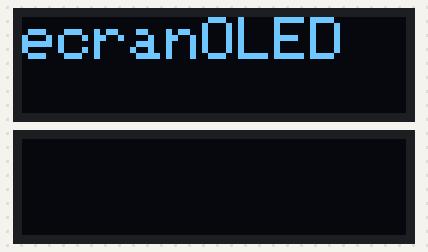
A sketch run on a simulated Arduino Nano, built with avr-gcc and run on an emulated ATmega328P. On the bench: 2 × 128×32 one-colour display.

Above: at 0.1 s.
At 2.1 s:
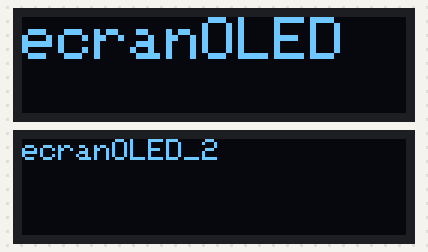

Measured:
- what the display in image 0 shows lasts 2.0 s, from 0.1 s to 2.1 s

The sketch:

arduino-nano_I2C-OLED-display.ino
```cpp
// 2022.04.28 - C.BRESSY
// Testing OLED displays

// I2C working with 7 bits not 8 bits :
//    - 0x27 = 00100111 => 7bits : 0010011 => 0x13
//    - 0x3f = 00111111 => 7bits : 0011111 => 0x1F
// Mine is 0x3C, you can use I2C finder on same repo : https://github.com/imapanda/arduino-nano/blob/main/arduino-nano_I2C-scanner/arduino-nano_I2C-scanner.ino

// 2 libraries available :
// - « U8G2 » from Olikraus : complete but hard
// - « SSD1306 » from Adafruit : easy

#include <Adafruit_SSD1306.h>


#define SCREEN_WIDTH        128
#define SCREEN_HEIGHT        32
#define SCREEN_RESET_PIN     -1 // -1 if your screen doesn't have reset pin
#define SCREEN_I2C_ADDRESS 0x3C
//#define SCREEN_I2C_ADDRESS 0x3D

// &Wire => includes library « Wire » in instanciation, indicates we are working on « I2C » OLED
Adafruit_SSD1306 ecranOLED(SCREEN_WIDTH, SCREEN_HEIGHT, &Wire, SCREEN_RESET_PIN);
Adafruit_SSD1306 ecranOLED_2(SCREEN_WIDTH, SCREEN_HEIGHT, &Wire, SCREEN_RESET_PIN);

// 3 colors available in Adafruit_SSD1306.h
#define SSD1306_BLACK 0             // Draw 'off' pixels
#define SSD1306_WHITE 1             // Draw 'on' pixels
#define SSD1306_INVERSE 2           // Invert pixels


void setup() {

    // Init OLED screen
  if(!ecranOLED.begin(SSD1306_SWITCHCAPVCC, SCREEN_I2C_ADDRESS))
    while(1);                               // Infinite loop if can't init screen
  // Init OLED screen 2
  //if(!ecranOLED_2.begin(SSD1306_SWITCHCAPVCC, 0x3D))
  //  while(1);                               // Infinite loop if can't init screen

  ecranOLED.clearDisplay();
  ecranOLED.display();

  ecranOLED_2.clearDisplay();
  ecranOLED_2.display();

  ecranOLED.clearDisplay();
  ecranOLED.setTextSize(2);  // Caracters size (1 to 3)
  ecranOLED.setCursor(0, 0);

  ecranOLED.setTextColor(SSD1306_WHITE);

  ecranOLED.println("ecranOLED");

  ecranOLED.display();                            // Transfer buffer to screen
  delay(2000);

  ecranOLED_2.clearDisplay();
  ecranOLED_2.setTextSize(1);  // Caracters size (1 to 3)
  ecranOLED_2.setCursor(0, 0);

  ecranOLED_2.setTextColor(SSD1306_WHITE);

  ecranOLED_2.println("ecranOLED_2");

  ecranOLED_2.display();                            // Transfer buffer to screen
  delay(2000);
//  int16_t posX = 40;
//  int16_t posY = 20;
//  int16_t couleur = SSD1306_WHITE;
//  ecranOLED.drawPixel(posX, posY, couleur);

}

void loop() {}
```
